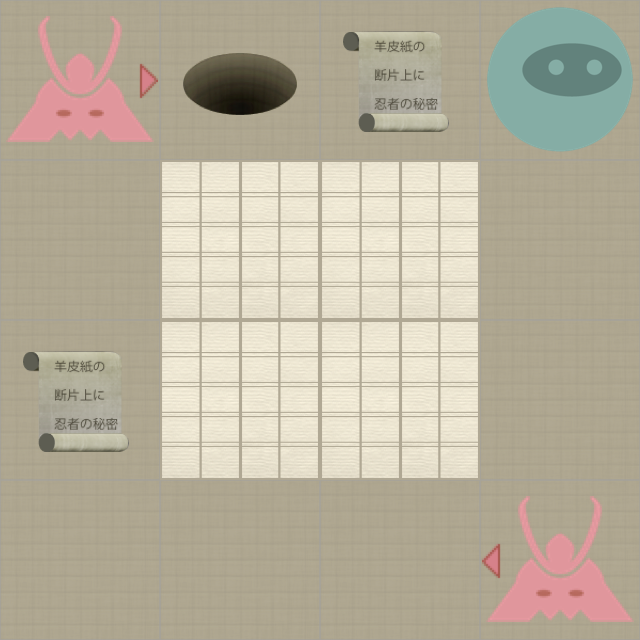

Below is a game level as drawn by its tile map, then a one-line description and the .tmx that defines it (tile-layer data replaced by summaries):
An orthogonal 4x4 tile map with 160x160 px tiles, 2 tile layers (Level, Actors).

<map version="1.0" orientation="orthogonal" width="4" height="4" tilewidth="160" tileheight="160">
 <properties>
  <property name="moves" value="6" />
 </properties>
 <tileset firstgid="1" name="tiles" tilewidth="160" tileheight="160" spacing="2" margin="2">
  <image source="tiles-ipadhd.png" width="1024" height="1024" />
  <tile id="0">
   <properties>
    <property name="actor" value="exit" />
   </properties>
  </tile>
  <tile id="2">
   <properties>
    <property name="actor" value="guard" />
    <property name="direction" value="down" />
   </properties>
  </tile>
  <tile id="3">
   <properties>
    <property name="actor" value="guard" />
    <property name="direction" value="left" />
   </properties>
  </tile>
  <tile id="4">
   <properties>
    <property name="actor" value="guard" />
    <property name="direction" value="right" />
   </properties>
  </tile>
  <tile id="5">
   <properties>
    <property name="actor" value="guard" />
    <property name="direction" value="up" />
   </properties>
  </tile>
  <tile id="7">
   <properties>
    <property name="actor" value="player" />
   </properties>
  </tile>
  <tile id="8">
   <properties>
    <property name="actor" value="scroll" />
   </properties>
  </tile>
  <tile id="9">
   <properties>
    <property name="wall" value="1" />
   </properties>
  </tile>
 </tileset>
 <layer name="Level" width="4" height="4">
  <data>[16 cells, 16 non-empty, 2 distinct tile ids]</data>
 </layer>
 <layer name="Actors" width="4" height="4">
  <data>[16 cells, 6 non-empty, 5 distinct tile ids]</data>
 </layer>
</map>
